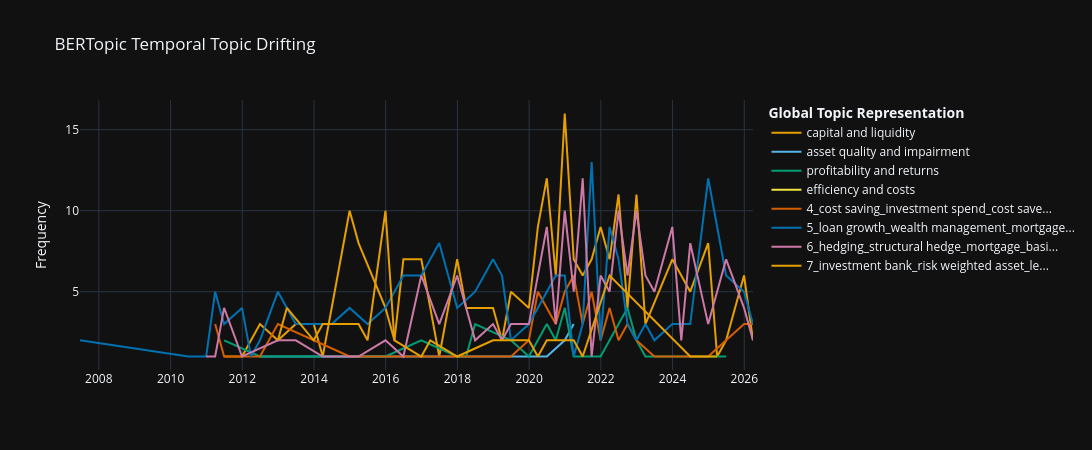

Notebook cell for this chart:
### Markdown cell above
### Stage 2.4 — Temporal Topic Drifting Visualization

### Code cell
## @title 2.4 Temporal Topic Drifting Heatmap
section_header('Stage 2.4 — Temporal topic drift')
from topic_modeling import docs_from_corpus, get_or_rebuild_topic_model

if 'topic_model' not in dir() or topic_model is None:
    corpus_df = _df('corpus_analyst', corpus_df if 'corpus_df' in dir() else None)
    topic_model, _ = get_or_rebuild_topic_model(docs_from_corpus(corpus_df))

try:
    topic_df = _df('topic_delta', None)
except FileNotFoundError:
    topic_df = pd.DataFrame()

if topic_df is not None and not getattr(topic_df, 'empty', True):
    try:
        fig_temporal = topic_model.visualize_topics_over_time(topic_df)
        fig_temporal.update_layout(title='BERTopic Temporal Topic Drifting', template='plotly_dark')
        display(fig_temporal)
    except Exception as e:
        print(f'Plotly topics-over-time skipped: {e}')

    ts_col = 'Timestamp' if 'Timestamp' in topic_df.columns else topic_df.columns[0]
    topic_df = topic_df.copy()
    topic_df['Quarter'] = pd.to_datetime(topic_df[ts_col], errors='coerce').dt.to_period('Q').astype(str)
    heatmap_data = topic_df.pivot_table(
        index='Topic', columns='Quarter', values='Frequency', aggfunc='sum',
    ).fillna(0)
    fig, ax = plt.subplots(figsize=(14, 8))
    sns.heatmap(
        heatmap_data,
        cmap=sns.dark_palette(LBLUE, as_cmap=True),
        linewidths=0.5,
        linecolor=BORDER,
        ax=ax,
    )
    ax.set_ylabel('')
    ax.set_xlabel('')
    _show_plt(fig, title='Topic Frequency Across Timestamps', save_as='topic_delta_heatmap.png')
else:
    print('No topic_delta table yet — run Stage 2.2 first.')

### Figure 1 — Plotly figure (JSON) as saved in the notebook; plotly's stock layout.template omitted (floating-point values rounded to 4 significant figures)
{"data": [{"hoverinfo": "text", "hovertext": ["<b>Topic 0</b><br>Words: liquidity, cost holding, answer chris lucas, dividend, bank england", "<b>Topic 0</b><br>Words: trade finance, liquidity, finance, trade, relates trade", "<b>Topic 0</b><br>Words: investment inflation, capital planning, liquid asset, merrill lynch, revenue trajectory", "<b>Topic 0</b><br>Words: obviously dividend, core tier ratio, dividend course, dividend come, income trading", "<b>Topic 0</b><br>Words: capital deduction, increase level capital, dividend, finance look, capital distribution", "<b>Topic 0</b><br>Words: capital ratio, dividend, capital requirement, weighted asset, equity", "<b>Topic 0</b><br>Words: dividend policy, dividend second, leverage ratio target, dividend increase, dividend", "<b>Topic 0</b><br>Words: capital accretion, dividend, capital build, leverage exposure, investment bank", "<b>Topic 0</b><br>Words: global banking market, global banking, banking market, dividend, leverage", "<b>Topic 0</b><br>Words: capital ratio, dividend, investment, trading book, trading", "<b>Topic 0</b><br>Words: cut dividend, dividend, profitability, deposit ratio, loan deposit ratio", "<b>Topic 0</b><br>Words: share equity, equity look, come investment, investment banking revenue, equity tier", "<b>Topic 0</b><br>Words: underlying capital generation, underlying capital, capital ratio, basis point capital, share buyback", "<b>Topic 0</b><br>Words: capital progression, dividend, term funding scheme, liquidity, term funding", "<b>Topic 0</b><br>Words: investment decision, capital allocation, return equity target, investment term, equity target", "<b>Topic 0</b><br>Words: cib leverage, corporate lending, liquidity, dividend, pricing pressure", "<b>Topic 0</b><br>Words: hedge contribution, equity allocation, corporate lending, card business market, structural hedge", "<b>Topic 0</b><br>Words: tangible equity allocation, net capital, capital generation, global liquidity cash, global liquidity", "<b>Topic 0</b><br>Words: liquidity, risk pillar, net margin, brexit uncertainty, balance sheet", "<b>Topic 0</b><br>Words: capital return, counterparty credit risk, liquidity, dividend, ordinary dividend", "<b>Topic 0</b><br>Words: outlook market, distribute capital, mean profitable, provision look, provision capital", "<b>Topic 0</b><br>Words: capital allocation, private banking, wealth management, liquidity, investment bank", "<b>Topic 0</b><br>Words: liquidity, loan growth, dividend, rate environment, fixed income", "<b>Topic 0</b><br>Words: investor day talked, buyback, profitability business, investment, investor day", "<b>Topic 0</b><br>Words: earning asset, deferred tax asset, dividend, yield curve, term capital", "<b>Topic 0</b><br>Words: capital ratio, given capital, risk appetite, secondly investment, wealth management", "<b>Topic 0</b><br>Words: capital market outlook, surplus capital, investment bank wanted, thought capital, organic capital generation", "<b>Topic 0</b><br>Words: given capital, coming investment, investor day talked, capital cost, capital available", "<b>Topic 0</b><br>Words: excess liquidity, liquidity, volatility, dividend, capital market", "<b>Topic 0</b><br>Words: number capital, investment growth, asset capital, billion versus, billion versus billion", "<b>Topic 0</b><br>Words: build capital, asset quality wondering, loan growth, liquidity, average asset", "<b>Topic 0</b><br>Words: liquidity, subordinated debt, deleveraging, capital requirement, capital distribution", "<b>Topic 0</b><br>Words: rate asset, financing business, liquidity, buyback, dividend", "<b>Topic 0</b><br>Words: hedge extra disclosure, dividend, buyback, hedge extra, transaction banking", "<b>Topic 0</b><br>Words: dividend, investment bank, investment, special dividend, market share", "<b>Topic 0</b><br>Words: reflected capital, leverage finance, investor day talked, taking capital, asia wealth", "<b>Topic 0</b><br>Words: asset growth, banking nii billion, loan growth, deposit growth, dividend", "<b>Topic 0</b><br>Words: capital buyback, capital position, investment bank capital, review trading book, bank capital", "<b>Topic 0</b><br>Words: taking banking nii, bank talk, banking nii, growth industry, taking banking", "<b>Topic 0</b><br>Words: balance sheet momentum, ask banking, wanted ask banking, invested, flow invested", "<b>Topic 0</b><br>Words: growth deposit, growth second half, deploy capital, deploy capital business, capital business"], "marker": {"color": "#E69F00"}, "mode": "lines", "name": "capital and liquidity", "type": "scatter", "x": ["2011-06-30 01:15:47.368421", "2011-12-29 16:25:15.789473", "2012-06-29 07:34:44.210526", "2012-12-28 22:44:12.631578", "2013-06-29 13:53:41.052631", "2013-12-29 05:03:09.473684", "2014-03-30 12:37:53.684210", "2014-06-29 20:12:37.894736", "2014-12-29 11:22:06.315789", "2015-03-30 18:56:50.526315", "2015-12-29 17:41:03.157894", "2016-03-30 01:15:47.368421", "2016-06-29 08:50:31.578947", "2016-12-29 00:00:00", "2017-06-29 15:09:28.421052", "2017-12-29 06:18:56.842105", "2018-03-30 13:53:41.052631", "2018-12-29 12:37:53.684210", "2019-03-30 20:12:37.894736", "2019-06-30 03:47:22.105263", "2019-12-29 18:56:50.526315", "2020-03-30 02:31:34.736842", "2020-06-29 10:06:18.947368", "2020-09-28 17:41:03.157894", "2020-12-29 01:15:47.368421", "2021-03-30 08:50:31.578947", "2021-06-29 16:25:15.789473", "2021-09-29 00:00:00", "2021-12-29 07:34:44.210526", "2022-03-30 15:09:28.421052", "2022-06-29 22:44:12.631578", "2022-09-29 06:18:56.842105", "2022-12-29 13:53:41.052631", "2023-03-30 21:28:25.263157", "2023-12-29 20:12:37.894736", "2024-06-29 11:22:06.315789", "2024-12-29 02:31:34.736842", "2025-03-30 10:06:18.947368", "2025-06-29 17:41:03.157894", "2025-12-29 08:50:31.578947", "2026-03-30 16:25:15.789473"], "y": [1, 1, 3, 2, 3, 3, 1, 4, 10, 8, 4, 2, 7, 7, 1, 7, 4, 4, 2, 5, 4, 9, 12, 6, 16, 7, 6, 7, 9, 7, 11, 4, 11, 3, 7, 5, 8, 1, 2, 6, 2]}, {"hoverinfo": "text", "hovertext": ["<b>Topic 1</b><br>Words: capability, impairment, thinking impairment, term impairment, individually assessed", "<b>Topic 1</b><br>Words: debt release, impairment charge, rate perspective, term impairment, charge million", "<b>Topic 1</b><br>Words: downside scenario, trying better sense, downside, risk, rate perspective", "<b>Topic 1</b><br>Words: trying better sense, realistically, expect, half assuming, sense thinking"], "marker": {"color": "#56B4E9"}, "mode": "lines", "name": "asset quality and impairment", "type": "scatter", "x": ["2012-06-29 07:34:44.210526", "2020-06-29 10:06:18.947368", "2020-12-29 01:15:47.368421", "2021-03-30 08:50:31.578947"], "y": [1, 1, 2, 3]}, {"hoverinfo": "text", "hovertext": ["<b>Topic 2</b><br>Words: hedge effect, effect revenue, hedge, profitability, effectiveness", "<b>Topic 2</b><br>Words: revenue trajectory, loan growth assumption, loan growth, rebound, trending", "<b>Topic 2</b><br>Words: ask revenue, talk investment, currency headwind, revenue firstly, talk investment bank", "<b>Topic 2</b><br>Words: attributable profit, level profitability, profitability level, effective tax rate, effective tax", "<b>Topic 2</b><br>Words: contribution bocom, versus carrying value, carrying value, term profit, better expectation", "<b>Topic 2</b><br>Words: sustainable earnings, capital impact, improvement capital, gain loss, profit million", "<b>Topic 2</b><br>Words: iain mackay revenue, second half revenue, reasonably optimistic outlook, revenue look, outlook market", "<b>Topic 2</b><br>Words: profitability core, asset wondering, average asset, improving capital, net income actually", "<b>Topic 2</b><br>Words: balance sheet optimisation, balance sheet growth, second buyback, capital structure, buyback start", "<b>Topic 2</b><br>Words: share buyback, buyback, flexibility investment, stock trading, got bank levy", "<b>Topic 2</b><br>Words: growth second half, cost growth, profitability, cost second half, growth second", "<b>Topic 2</b><br>Words: profitability, revenue stronger, provisioning, cib revenue, investment", "<b>Topic 2</b><br>Words: gilt gain, revenue environment, meaningful improvement rote, profitability, ficc strong", "<b>Topic 2</b><br>Words: profitability, overall profitability, business kind, increased cost, cost saving", "<b>Topic 2</b><br>Words: profitability, say lot, business mix, gain, performance", "<b>Topic 2</b><br>Words: book value, profitability, profit, equity, gain", "<b>Topic 2</b><br>Words: say revenue growth, underlying revenue, revenue trajectory, profitability, given cost income", "<b>Topic 2</b><br>Words: second half, apac, likely, largely, probably", "<b>Topic 2</b><br>Words: revenue outlook, revenue sense, revenue mentioned, sense revenue, positive revenue", "<b>Topic 2</b><br>Words: risk, profitability, downturn, franchise, business", "<b>Topic 2</b><br>Words: income coming, market impact, thing wealth, income given got, income", "<b>Topic 2</b><br>Words: positive income, inflation positive, cost appreciate, helpful, expect net growth", "<b>Topic 2</b><br>Words: thinking income, revenue coming, chinese gdp, investment, net income", "<b>Topic 2</b><br>Words: grow balance sheet, revenue expectation, profitability, profitable, expect grow", "<b>Topic 2</b><br>Words: look profitability, profitability business, increase profitability, profitability level, profitability", "<b>Topic 2</b><br>Words: trading book, hedging, downside risk, ask nii, benefit higher", "<b>Topic 2</b><br>Words: profitability target, profitability, cost growth, growing revenue, revenue cost control", "<b>Topic 2</b><br>Words: wealth management revenue, jp morgan, wealth management, credit risk, profitability"], "marker": {"color": "#009E73"}, "mode": "lines", "name": "profitability and returns", "type": "scatter", "x": ["2011-06-30 01:15:47.368421", "2012-06-29 07:34:44.210526", "2013-12-29 05:03:09.473684", "2014-03-30 12:37:53.684210", "2014-06-29 20:12:37.894736", "2015-03-30 18:56:50.526315", "2015-12-29 17:41:03.157894", "2016-12-29 00:00:00", "2017-12-29 06:18:56.842105", "2018-03-30 13:53:41.052631", "2018-06-29 21:28:25.263157", "2019-06-30 03:47:22.105263", "2019-12-29 18:56:50.526315", "2020-03-30 02:31:34.736842", "2020-06-29 10:06:18.947368", "2020-09-28 17:41:03.157894", "2020-12-29 01:15:47.368421", "2021-03-30 08:50:31.578947", "2021-06-29 16:25:15.789473", "2021-09-29 00:00:00", "2021-12-29 07:34:44.210526", "2022-03-30 15:09:28.421052", "2022-06-29 22:44:12.631578", "2022-09-29 06:18:56.842105", "2022-12-29 13:53:41.052631", "2023-03-30 21:28:25.263157", "2024-06-29 11:22:06.315789", "2025-06-29 17:41:03.157894"], "y": [2, 1, 1, 1, 1, 1, 1, 2, 1, 1, 3, 2, 1, 2, 3, 2, 4, 1, 1, 1, 1, 2, 3, 4, 2, 1, 1, 1]}, {"hoverinfo": "text", "hovertext": ["<b>Topic 3</b><br>Words: core cost operating, core cost, operating expense, cost operating, deferred compensation"], "marker": {"color": "#F0E442"}, "mode": "lines", "name": "efficiency and costs", "type": "scatter", "x": ["2016-12-29 00:00:00"], "y": [1]}, {"hoverinfo": "text", "hovertext": ["<b>Topic 4</b><br>Words: second half, second restructuring, restructuring, restructuring obviously, half look", "<b>Topic 4</b><br>Words: turn, cost right, line item, signalled, line", "<b>Topic 4</b><br>Words: investment bank comp, cost billion, investment spend, chris cost, cost chris", "<b>Topic 4</b><br>Words: restructuring cost, billion capital deduction, hedging secondly, restructuring charge, discussion capital", "<b>Topic 4</b><br>Words: cost saving, wage inflation, investment cost, investment new, cost underlying", "<b>Topic 4</b><br>Words: equity cost, cost target, cost income ratio, preference share, target assume", "<b>Topic 4</b><br>Words: underlying cost, earnings, investment spend, look cost, cost saving", "<b>Topic 4</b><br>Words: investment spend, regulatory spend, number investment, business investment, investment", "<b>Topic 4</b><br>Words: impairment charge consensus, charge consensus, target consensus, loss forward, consensus quite", "<b>Topic 4</b><br>Words: investment spend, increase stock, sizeable increase, cost saving, investment", "<b>Topic 4</b><br>Words: cost saving, given cost, cost save, share price reaction, talking income", "<b>Topic 4</b><br>Words: buyback second, buyback, investment bank comp, equity target, return tangible equity", "<b>Topic 4</b><br>Words: billion, investment spend, answer, come cost, quoted", "<b>Topic 4</b><br>Words: investment spend today, credit perspective, investment spend, cost income ratio, longer term", "<b>Topic 4</b><br>Words: lot discussion, structural cost action, discussion, restructuring, cost action", "<b>Topic 4</b><br>Words: thinking buyback, cost outlook, new money, net new money, start buyback", "<b>Topic 4</b><br>Words: cost inflation, underlying cost, cost target, revenue momentum, investment", "<b>Topic 4</b><br>Words: inflationary environment, investment spend, investment particularly, cost saving, annualised", "<b>Topic 4</b><br>Words: funding cost, funding, coming billion, cost target, significant change", "<b>Topic 4</b><br>Words: restructuring charge, restructuring, additional cost saving, cost saving, cost target", "<b>Topic 4</b><br>Words: cost saving, wealth management business, wealth management, cost coming, investment", "<b>Topic 4</b><br>Words: cost saving come, cost saving, cost save, cost discipline, underlying cost", "<b>Topic 4</b><br>Words: trading book funding, book funding cost, funding cost, investment spend, trading book", "<b>Topic 4</b><br>Words: structural cost, cost anna, roundtable, good cost, cost saving", "<b>Topic 4</b><br>Words: restructuring cost, million annualised, additional restructuring, restructuring, restructuring charge", "<b>Topic 4</b><br>Words: restructuring charge guess, restructuring cost, benefit guess, restructuring charge, additional upside", "<b>Topic 4</b><br>Words: incremental investment, cost growth, investment spend, coming cost, saving"], "marker": {"color": "#D55E00"}, "mode": "lines", "name": "4_cost saving_investment spend_cost save...", "type": "scatter", "x": ["2011-03-30 17:41:03.157894", "2011-06-30 01:15:47.368421", "2012-06-29 07:34:44.210526", "2012-12-28 22:44:12.631578", "2014-12-29 11:22:06.315789", "2017-06-29 15:09:28.421052", "2017-12-29 06:18:56.842105", "2019-03-30 20:12:37.894736", "2019-06-30 03:47:22.105263", "2019-12-29 18:56:50.526315", "2020-03-30 02:31:34.736842", "2020-06-29 10:06:18.947368", "2020-09-28 17:41:03.157894", "2020-12-29 01:15:47.368421", "2021-03-30 08:50:31.578947", "2021-06-29 16:25:15.789473", "2021-09-29 00:00:00", "2021-12-29 07:34:44.210526", "2022-03-30 15:09:28.421052", "2022-06-29 22:44:12.631578", "2022-09-29 06:18:56.842105", "2022-12-29 13:53:41.052631", "2023-06-30 05:03:09.473684", "2024-03-30 03:47:22.105263", "2024-12-29 02:31:34.736842", "2025-12-29 08:50:31.578947", "2026-03-30 16:25:15.789473"], "y": [3, 1, 1, 3, 1, 1, 1, 1, 1, 2, 5, 4, 3, 5, 6, 3, 5, 2, 4, 2, 3, 2, 1, 1, 1, 3, 3]}, {"hoverinfo": "text", "hovertext": ["<b>Topic 5</b><br>Words: mortgage business, balance sheet management, cost asia, cost income ratio, income ratio", "<b>Topic 5</b><br>Words: douglas flint, mix profit, douglas, regulation, executive", "<b>Topic 5</b><br>Words: dividend payout ratio, dividend, propensity revisit, emerging market, market expect", "<b>Topic 5</b><br>Words: loan growth, growth market, firstly loan growth, market billion, market operate", "<b>Topic 5</b><br>Words: loan growth asia, market business, interesting comment, banking, european bank", "<b>Topic 5</b><br>Words: loan growth, firstly loan growth, growth business, growth loan, loan advance", "<b>Topic 5</b><br>Words: loan growth, growth mortgage, retail business bank, lending scheme, barclaycard retail bank", "<b>Topic 5</b><br>Words: global banking, asian business, stuart dividend, dividend growth, dividend", "<b>Topic 5</b><br>Words: loan growth, dividend, banking, latin american business, business organically", "<b>Topic 5</b><br>Words: trade finance, financial market, particularly asia, little outlook, emerging market", "<b>Topic 5</b><br>Words: global banking market, global banking, retail banking wealth, banking market, deposit growth", "<b>Topic 5</b><br>Words: global bank, retail banking, core equity, cost equity, wealth management", "<b>Topic 5</b><br>Words: hongkong shanghai banking, group capital, making return equity, right bank, improving return", "<b>Topic 5</b><br>Words: retail banking wealth, global banking market, banking wealth management, risk weighted asset, return risk", "<b>Topic 5</b><br>Words: loan growth, retail banking wealth, banking wealth, banking wealth management, annualised", "<b>Topic 5</b><br>Words: retail banking wealth, banking wealth management, banking wealth, buyback, loan growth", "<b>Topic 5</b><br>Words: loan growth, forecasting, bank levy, credit quality, mortgage", "<b>Topic 5</b><br>Words: loan growth, buyback, wealth management, banking, mortgage", "<b>Topic 5</b><br>Words: loan growth look, loan growth, share market, rate hike, market share", "<b>Topic 5</b><br>Words: trade receivables finance, global trade receivables, receivables finance, trade receivables, loan growth", "<b>Topic 5</b><br>Words: loan growth, buyback, equity tier, common equity tier, wealth management", "<b>Topic 5</b><br>Words: buyback, dividend, brexit, cost growth, second half", "<b>Topic 5</b><br>Words: buyback, restructuring charge guess, reshaping portfolio, restructuring, quick point clarification", "<b>Topic 5</b><br>Words: credit cycle, sense credit, said mortgage, wondering help, impact wondering", "<b>Topic 5</b><br>Words: global market, confirm, wealth management business, wealth management, trading", "<b>Topic 5</b><br>Words: leverage finance, hedging balance, equity tier trajectory, equity tier target, loan growth", "<b>Topic 5</b><br>Words: wealth business, net new money, wealth management, new money, net new", "<b>Topic 5</b><br>Words: loan growth, mortgage market, mortgage pipeline, loan demand, wealth business", "<b>Topic 5</b><br>Words: prime brokerage, brokerage, quoted, risk, wealth management", "<b>Topic 5</b><br>Words: wanted understand, wondering comment, various business, line wondering, business kind", "<b>Topic 5</b><br>Words: ask, gave, understood, let say, open", "<b>Topic 5</b><br>Words: wondered talk, particular thinking, loan demand, loan growth, cost inflation", "<b>Topic 5</b><br>Words: benefit higher, answered, cost comment, business given, investor day", "<b>Topic 5</b><br>Words: morgan stanley, fx significant, term corporate lending, good follow, fx inflation", "<b>Topic 5</b><br>Words: look forward, business perspective, equity business, wealth management, business second", "<b>Topic 5</b><br>Words: term loan growth, cost growth, loan growth, cost thinking, good strategic", "<b>Topic 5</b><br>Words: mortgage market, chinese commercial real, wealth asia, market mortgage, chinese commercial", "<b>Topic 5</b><br>Words: loan growth, growth mortgage, special dividend, dividend, treasury sale", "<b>Topic 5</b><br>Words: deposit growth, growth wondering, market volatility, structural hedge benefit, money flow", "<b>Topic 5</b><br>Words: asset wondering, asset growth, cre wealth, average asset growth, wealth management", "<b>Topic 5</b><br>Words: plausible downside scenario, downside scenario, tariff scenario, plausible downside, buyback", "<b>Topic 5</b><br>Words: loan growth, corporate loan, term potential, collateral value, point interim", "<b>Topic 5</b><br>Words: wealth management pick, private banking wealth, wealth management, buying stock, market want", "<b>Topic 5</b><br>Words: capital market outlook, asset quality trend, loan demand, market outlook, capital market"], "marker": {"color": "#0072B2"}, "mode": "lines", "name": "5_loan growth_wealth management_mortgage...", "type": "scatter", "x": ["2007-06-23 01:26:24", "2010-06-29 18:56:50.526315", "2010-12-29 10:06:18.947368", "2011-03-30 17:41:03.157894", "2011-06-30 01:15:47.368421", "2011-12-29 16:25:15.789473", "2012-03-30 00:00:00", "2012-06-29 07:34:44.210526", "2012-12-28 22:44:12.631578", "2013-06-29 13:53:41.052631", "2013-12-29 05:03:09.473684", "2014-06-29 20:12:37.894736", "2014-12-29 11:22:06.315789", "2015-06-30 02:31:34.736842", "2015-12-29 17:41:03.157894", "2016-06-29 08:50:31.578947", "2016-12-29 00:00:00", "2017-06-29 15:09:28.421052", "2017-12-29 06:18:56.842105", "2018-06-29 21:28:25.263157", "2018-12-29 12:37:53.684210", "2019-03-30 20:12:37.894736", "2019-06-30 03:47:22.105263", "2019-12-29 18:56:50.526315", "2020-03-30 02:31:34.736842", "2020-06-29 10:06:18.947368", "2020-09-28 17:41:03.157894", "2020-12-29 01:15:47.368421", "2021-03-30 08:50:31.578947", "2021-06-29 16:25:15.789473", "2021-09-29 00:00:00", "2021-12-29 07:34:44.210526", "2022-03-30 15:09:28.421052", "2022-06-29 22:44:12.631578", "2022-09-29 06:18:56.842105", "2022-12-29 13:53:41.052631", "2023-03-30 21:28:25.263157", "2023-06-30 05:03:09.473684", "2023-12-29 20:12:37.894736", "2024-06-29 11:22:06.315789", "2024-12-29 02:31:34.736842", "2025-06-29 17:41:03.157894", "2025-12-29 08:50:31.578947", "2026-03-30 16:25:15.789473"], "y": [2, 1, 1, 5, 3, 4, 1, 2, 5, 3, 3, 3, 4, 3, 4, 6, 6, 8, 4, 5, 7, 6, 2, 3, 4, 5, 6, 6, 1, 3, 13, 2, 9, 7, 3, 2, 3, 2, 3, 3, 12, 6, 5, 3]}, {"hoverinfo": "text", "hovertext": ["<b>Topic 6</b><br>Words: barclaycard, card, pick maybe, antony, second", "<b>Topic 6</b><br>Words: credit card business, credit, hedging, card business, credit card", "<b>Topic 6</b><br>Words: hedging, structural hedge, capital gain, gain related, retail portfolio", "<b>Topic 6</b><br>Words: book value, hedging, asset, structural hedge, portfolio", "<b>Topic 6</b><br>Words: hedging, bank england fpc, provision taken, look rate, barclaycard retail", "<b>Topic 6</b><br>Words: equity investment banking, investment banking, equity investment, share buyback, got balance sheet", "<b>Topic 6</b><br>Words: business comment, business european, european business, sale spanish, barclaycard", "<b>Topic 6</b><br>Words: particularly barclaycard, outlook margin, margin expansion, barclaycard, margin lower", "<b>Topic 6</b><br>Words: barclaycard revenue, barclaycard, asset growth, currency effect, asset billion", "<b>Topic 6</b><br>Words: respect net margin, net margin, margin stable, margin pretty, rate cycle", "<b>Topic 6</b><br>Words: competitive environment, taking share european, talk competitive, good print, share european", "<b>Topic 6</b><br>Words: balance transfer, structural hedge, investment, basis point, card portfolio", "<b>Topic 6</b><br>Words: banking global, net margin, credit quality book, commercial banking global, spread mortgage", "<b>Topic 6</b><br>Words: net margin, structural hedge, balance sheet, mortgage, expect benefit", "<b>Topic 6</b><br>Words: credit portfolio, volatility, liquidity, net margin, margin perspective", "<b>Topic 6</b><br>Words: card growth, receivables, underlying growth, consumer spending, ifrs", "<b>Topic 6</b><br>Words: disclosure structural hedge, income hedge, net margin obviously, structural hedge, second net margin", "<b>Topic 6</b><br>Words: look credit, particularly credit, rate coming, arrears rate, loan loss", "<b>Topic 6</b><br>Words: bps bps nim, bps nim, average customer asset, assumption making, overdraft", "<b>Topic 6</b><br>Words: credit quality, asset balance, balance sheet, business comment, asset balance sheet", "<b>Topic 6</b><br>Words: effective tax rate, effective tax, loan growth, rate sensitivity, tax rate", "<b>Topic 6</b><br>Words: net income, lower rate, wealth management, impact lower, structural hedge", "<b>Topic 6</b><br>Words: structural hedge, outlook versus, market share, ask nim, investment", "<b>Topic 6</b><br>Words: disclosure structural hedge, balance term, structural hedge, net new money, basis point", "<b>Topic 6</b><br>Words: investment distribution, rate sensitivity, structural hedge, base rate, term deposit", "<b>Topic 6</b><br>Words: adjustment, expect, expectation, seen, higher", "<b>Topic 6</b><br>Words: hedging, rate benefit coming, rate hike, structural hedge, opportunity context", "<b>Topic 6</b><br>Words: mortgage margin, margin say, structural hedge, mortgage pricing, repayment rate remain", "<b>Topic 6</b><br>Words: structural hedging, hedging, growth income, income performance, macroeconomic", "<b>Topic 6</b><br>Words: term deposit, nii guide, balance sheet, helpful understand, quarterly", "<b>Topic 6</b><br>Words: net margin, balance sheet, structural hedge, growth expect, deposit migration", "<b>Topic 6</b><br>Words: hedging, structural hedge, ordinary dividend, dividend, reinvesting", "<b>Topic 6</b><br>Words: cash flow hedge, hedging, cash flow, rate change, restructuring charge", "<b>Topic 6</b><br>Words: trading book funding, book funding, expect growth, market share, banking nii", "<b>Topic 6</b><br>Words: structural hedge, look loan, hedge, wondering, hedging", "<b>Topic 6</b><br>Words: hedging, structural hedge, hedge, rate sensitivity, basis point", "<b>Topic 6</b><br>Words: market share gain, share gain, market share, maybe rate cut, fixed income", "<b>Topic 6</b><br>Words: banking nii, banking, deposit rate, loan growth, nii", "<b>Topic 6</b><br>Words: hedging, yield curve, rate volatility, said mortgage, say hedge", "<b>Topic 6</b><br>Words: nii growth, net new money, asset balance, underlying nii, coming asset"], "marker": {"color": "#CC79A7"}, "mode": "lines", "name": "6_hedging_structural hedge_mortgage_basi...", "type": "scatter", "x": ["2010-12-29 10:06:18.947368", "2011-03-30 17:41:03.157894", "2011-06-30 01:15:47.368421", "2011-12-29 16:25:15.789473", "2012-12-28 22:44:12.631578", "2013-06-29 13:53:41.052631", "2014-03-30 12:37:53.684210", "2014-12-29 11:22:06.315789", "2015-03-30 18:56:50.526315", "2015-12-29 17:41:03.157894", "2016-06-29 08:50:31.578947", "2016-12-29 00:00:00", "2017-06-29 15:09:28.421052", "2017-12-29 06:18:56.842105", "2018-06-29 21:28:25.263157", "2018-12-29 12:37:53.684210", "2019-03-30 20:12:37.894736", "2019-06-30 03:47:22.105263", "2019-12-29 18:56:50.526315", "2020-03-30 02:31:34.736842", "2020-06-29 10:06:18.947368", "2020-09-28 17:41:03.157894", "2020-12-29 01:15:47.368421", "2021-03-30 08:50:31.578947", "2021-06-29 16:25:15.789473", "2021-09-29 00:00:00", "2021-12-29 07:34:44.210526", "2022-03-30 15:09:28.421052", "2022-06-29 22:44:12.631578", "2022-09-29 06:18:56.842105", "2022-12-29 13:53:41.052631", "2023-03-30 21:28:25.263157", "2023-06-30 05:03:09.473684", "2023-12-29 20:12:37.894736", "2024-03-30 03:47:22.105263", "2024-06-29 11:22:06.315789", "2024-12-29 02:31:34.736842", "2025-06-29 17:41:03.157894", "2025-12-29 08:50:31.578947", "2026-03-30 16:25:15.789473"], "y": [1, 1, 4, 1, 2, 2, 1, 1, 1, 2, 1, 6, 3, 6, 2, 3, 2, 3, 3, 6, 9, 3, 10, 5, 12, 1, 6, 5, 10, 6, 10, 6, 5, 9, 2, 8, 3, 7, 4, 2]}, {"hoverinfo": "text", "hovertext": ["<b>Topic 7</b><br>Words: investment bank comp, ratio investment bank, asset rwa, accounting change, net capital", "<b>Topic 7</b><br>Words: leverage ratio, leverage, investment banking, capital business, return investment", "<b>Topic 7</b><br>Words: ask tom, volatility, second half, talked, thursday term", "<b>Topic 7</b><br>Words: leverage ratio, corporate banking, banking corporate, ratio tushar, banking business", "<b>Topic 7</b><br>Words: leverage ratio, leverage, capital ratio, good momentum, leverage exposure", "<b>Topic 7</b><br>Words: credit spread, pension deficit, capital requirement, capital plan, normalised cost risk", "<b>Topic 7</b><br>Words: portfolio today, cost investment bank, mentioned revenue, africa business, investment bank", "<b>Topic 7</b><br>Words: barclayccard, prudential, investment bank, issuance, plc", "<b>Topic 7</b><br>Words: investment banking, risk weighted asset, investment bank, diversification, dividend", "<b>Topic 7</b><br>Words: capital allocation, allocated equity, changed capital, capital deduction, capital calculation", "<b>Topic 7</b><br>Words: bank type, banking significantly, major bank, banking, bank performing", "<b>Topic 7</b><br>Words: volatility pension, reinvestment, pension surplus, pension deficit, pension surplus deficit", "<b>Topic 7</b><br>Words: equity tier perspective, common equity tier, target capital level, capital ringfenced bank, strong liquidity position", "<b>Topic 7</b><br>Words: consideration term buyback, buyback, policy look, happening industry level, trading revenue", "<b>Topic 7</b><br>Words: capital target tushar, target tushar morzaria, capital target, generating capital, running capital", "<b>Topic 7</b><br>Words: basel iii, operational risk, basel, risk weighted asset, risk weighted", "<b>Topic 7</b><br>Words: goldman sachs, goldman, open, citi, line", "<b>Topic 7</b><br>Words: op risk, investment bank, risk weighted asset, bank clearly, bank", "<b>Topic 7</b><br>Words: goldman sachs, goldman, liquidity, finance, counterparty", "<b>Topic 7</b><br>Words: dividend, wanted clarify, balance sheet, said, impact second", "<b>Topic 7</b><br>Words: bank america, morgan stanley, bank, ahead, check", "<b>Topic 7</b><br>Words: rwa inflation, bank assuming, investment bank, cet ratio target, large bank", "<b>Topic 7</b><br>Words: leverage balance, leverage ratio, leverage balance sheet, leverage, particularly financing"], "marker": {"color": "#E69F00"}, "mode": "lines", "name": "7_investment bank_risk weighted asset_le...", "type": "scatter", "x": ["2012-12-28 22:44:12.631578", "2013-03-30 06:18:56.842105", "2013-12-29 05:03:09.473684", "2014-03-30 12:37:53.684210", "2014-06-29 20:12:37.894736", "2014-12-29 11:22:06.315789", "2015-03-30 18:56:50.526315", "2015-06-30 02:31:34.736842", "2015-12-29 17:41:03.157894", "2016-03-30 01:15:47.368421", "2016-12-29 00:00:00", "2017-03-30 07:34:44.210526", "2017-12-29 06:18:56.842105", "2018-12-29 12:37:53.684210", "2019-12-29 18:56:50.526315", "2020-03-30 02:31:34.736842", "2020-06-29 10:06:18.947368", "2020-12-29 01:15:47.368421", "2021-03-30 08:50:31.578947", "2021-06-29 16:25:15.789473", "2022-03-30 15:09:28.421052", "2024-06-29 11:22:06.315789", "2025-03-30 10:06:18.947368"], "y": [2, 4, 2, 3, 3, 3, 3, 2, 10, 2, 1, 2, 1, 2, 2, 1, 2, 2, 2, 1, 6, 1, 1]}], "layout": {"height": 450, "hoverlabel": {"bgcolor": "white", "font": {"family": "Rockwell", "size": 16}}, "legend": {"title": {"text": "<b>Global Topic Representation"}}, "title": {"text": "BERTopic Temporal Topic Drifting"}, "width": 1250, "xaxis": {"showgrid": true}, "yaxis": {"showgrid": true, "title": {"text": "Frequency"}}}}
